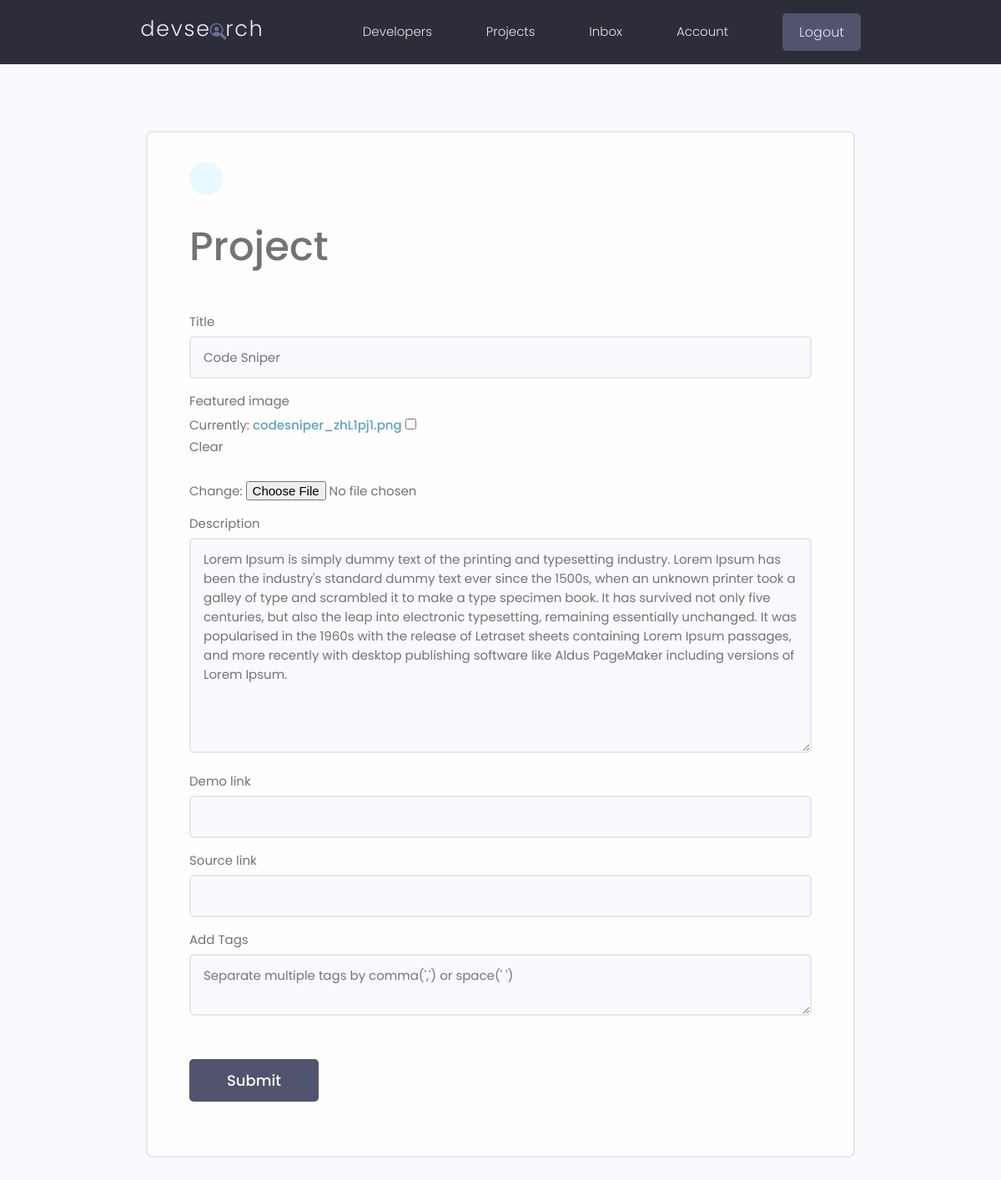
Before: /projects/update-project/51f35083-2604-458a-aefb-5950d7d131e4 (signed in) with the older database file.
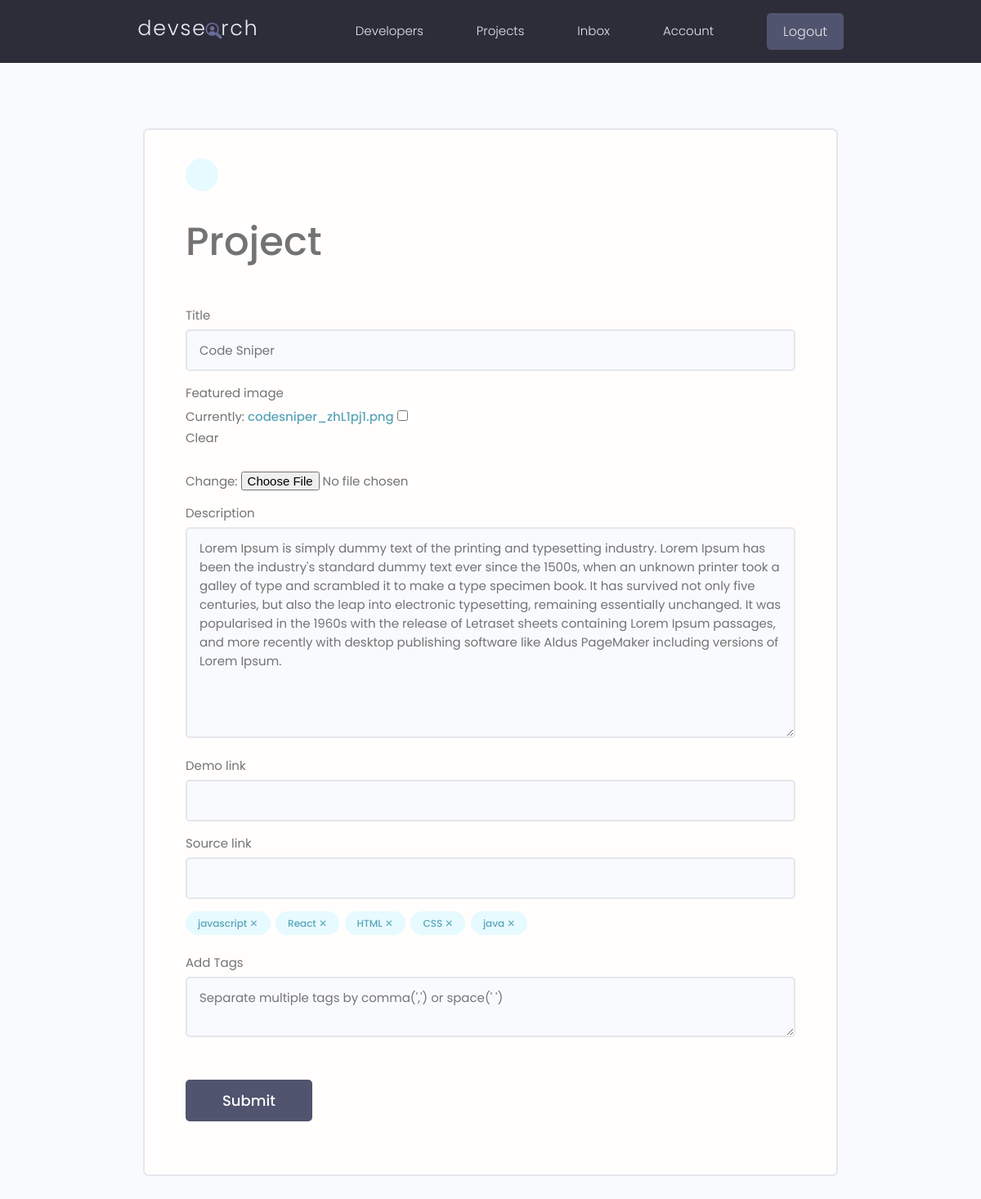
After: the same page with the newer database file.
### projects/models.py (models this page shows, shortened)
class Project(models.Model):
    owner = models.ForeignKey(Profile,on_delete=models.CASCADE,null=True,blank=True)
    title = models.CharField(max_length=200)
    description = models.TextField(null=True,blank=True)
    featured_image = models.ImageField(null=True,blank=True, default='default.jpg')
    demo_link = models.CharField(max_length=2000, null=True,blank=True)
    source_link = models.CharField(max_length=2000, null=True,blank=True)
    tags = models.ManyToManyField('Tag',blank=True) #anotherway: tag = models.ManyToManyField(Tag,null=True)
    vote_total = models.IntegerField(default=0,null=True,blank=True)
    vote_ratio = models.IntegerField(default=0,null=True,blank=True)
    created = models.DateTimeField(auto_now_add=True)
    id = models.UUIDField(default=uuid.uuid4,unique=True,primary_key=True,editable=False)
    class Meta:
        ordering = ['-vote_ratio','-vote_total','title']      #desc: ['-created']

class Tag(models.Model):
    name = models.CharField(max_length=200)
    created = models.DateTimeField(auto_now_add=True)
    id = models.UUIDField(default=uuid.uuid4,unique=True,primary_key=True,editable=False)

### projects/views.py (the view, shortened to what this page needs)
# urls.py: path('update-project/<str:val>', views.updateproject, name='updateproject'),
@login_required(login_url='login')
def updateproject(req,val):
    prof = req.user.profile
    proj = prof.project_set.get(id=val)
    form = ProjectForm(instance=proj)
    cntxt = {'form': form ,'proj':proj}
    return render(req,'projects/project_form.html', cntxt)

### projects/forms.py
class ProjectForm(ModelForm):
    class Meta:
        model = Project
        fields = ['title' ,'featured_image','description','demo_link','source_link'] #anotherway: fields = '__all__'
    def __init__(self,*args,**kwargs):
        super(ProjectForm,self).__init__(*args,**kwargs)
        for fieldname,field in self.fields.items():
            field.widget.attrs.update({'class':'input'})

### projects/templates/projects/project_form.html (shortened to what this page needs)
{% extends 'main.html' %}
{% block conten %}
<main class="formPage my-xl">
    <div class="content-box">
        <div class="formWrapper">
            <a class="backButton" href="{% url 'account' %}"></a>
            <br>
            <h1>Project</h1>
            <br>
            <form class="form" method="POST" enctype="multipart/form-data">
                {% for field in form %}
                <div class="form__field">
                    <label for="formInput#text">{{field.label}}</label>
                    {{field}}
                </div>
                {% endfor %}
                <div class="form__field">
                    {% for tag in proj.tags.all %}
                        <div class="projecttag tag tag--pill tag--main" data-projectid="{{proj.id}}" data-tagid="{{tag.id}}">
                        {{tag.name}} &#10005;
                        </div>
                    {% endfor %}
                </div>
                <div class="form__field">
                    <label for="addtags">Add Tags</label>
                    <textarea name="addtags" class="input" placeholder="Separate multiple tags by comma(',') or space(' ')"></textarea>
                </div>
                <input class="btn btn--sub btn--lg  my-md" type="submit" value="Submit" />
            </form>
        </div>
    </div>
</main>
{% endblock conten %}

Changed rows visible on the page:
added Tag: name "javascript"
now on this page (row unchanged): Tag: name "React"
added Tag: name "HTML"
added Tag: name "CSS"
added Tag: name "java"
